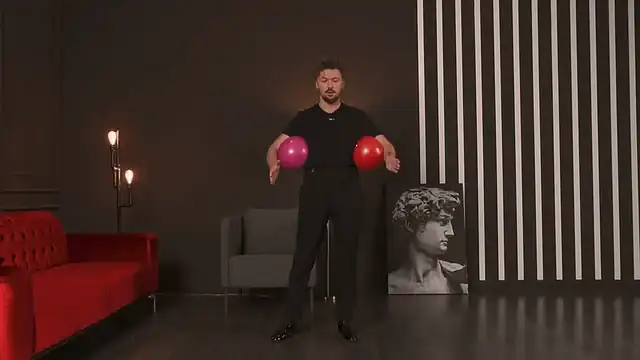
#> input picture assets-originals/site/catalog/gifs/posture/block1/01.webp, 640 x 360 px; its folder holds only this picture in this run
$ python encode-lesson-clips.py
#> lines starting #> are read from the running program, lines starting #| are printed output that depends on the picture
"""Encode lesson preview clips for the product/account programme stages.

Sources are the animated WebPs under ``assets-originals`` (not served). Each one
produces three files that share a base path under ``public``:

    <base>.webm       AV1, first choice
    <base>.mp4        H.264, fallback for browsers without AV1
    <base>-still.webp poster, painted before the video decodes

``src/lib/catalog/lesson-clip.ts`` derives all three from the single clip url the
catalog stores, so the three must keep their shared base name.

Needs Pillow and an ffmpeg built with libsvtav1 and libx264.
"""

from __future__ import annotations

import math
import pathlib
import shutil
import struct
import subprocess
import tempfile

from PIL import Image

ROOT = pathlib.Path(__file__).resolve().parents[1]
SRC_DIR = ROOT / "assets-originals/site/catalog/gifs"
OUT_DIR = ROOT / "public/assets/site/catalog/gifs"

WIDTH = 640
# Webp sources were already encoded lossily, so their artefacts cost the video
# encoders bits without carrying detail. A light denoise buys roughly 10%.
DENOISE = "hqdn3d=2:1.5:3:3"
AV1_CRF = 38
H264_CRF = 27
POSTER_QUALITY = 80
MAX_FPS = 30
# Clips loop from the top and are never seeked into, so one keyframe is enough.
GOP = 600


def frame_durations(path: pathlib.Path) -> list[int]:
    """Per-frame durations in ms, read from the WebP ANMF chunks.

    Pillow does not surface them for animated WebP, and guessing a frame rate
    would silently change playback speed.
    """
    data = path.read_bytes()
    if data[:4] != b"RIFF" or data[8:12] != b"WEBP":
        raise SystemExit(f"{path}: not a WebP file")
    durations: list[int] = []
    offset = 12
    while offset + 8 <= len(data):
        fourcc = data[offset : offset + 4]
        size = struct.unpack("<I", data[offset + 4 : offset + 8])[0]
        if fourcc == b"ANMF":
            raw = data[offset + 20 : offset + 23]
            durations.append(raw[0] | raw[1] << 8 | raw[2] << 16)
        offset += 8 + size + (size & 1)
    return durations


def resize(frame: Image.Image) -> Image.Image:
    rgb = frame.convert("RGB")
    width, height = rgb.size
    if width <= WIDTH:
        return rgb
    scaled = max(2, round(height * (WIDTH / width)))
    if scaled % 2:
        scaled += 1
    return rgb.resize((WIDTH, scaled), Image.Resampling.LANCZOS)


def explode(
    path: pathlib.Path, work: pathlib.Path
) -> tuple[pathlib.Path, int, Image.Image, int]:
    """Write every frame as PNG plus a concat list carrying the real timings."""
    src = Image.open(path)
#> src is the input picture: PIL image 640x360 RGBA; mean R, G, B, A 64.2, 47.2, 41.1, 255
    count = getattr(src, "n_frames", 1)
#> count = 73
    durations = frame_durations(path)
    if len(durations) != count:
        # A still WebP has no ANMF chunks; anything else means a malformed file.
        if count == 1 and not durations:
            durations = [0]
        else:
            raise SystemExit(
                f"{path}: {count} frames but {len(durations)} frame durations",
            )

    first: Image.Image | None = None
    lines: list[str] = []
    for index in range(count):
        src.seek(index)
        frame = resize(src)
        if first is None:
            first = frame.copy()
        name = f"{index:05d}.png"
        frame.save(work / name)
        lines.append(f"file '{name}'")
        lines.append(f"duration {max(durations[index], 10) / 1000:.3f}")
#> this loop made 73 passes
#> pass 3, in resize (call 3), `rgb = frame.convert("RGB")`:
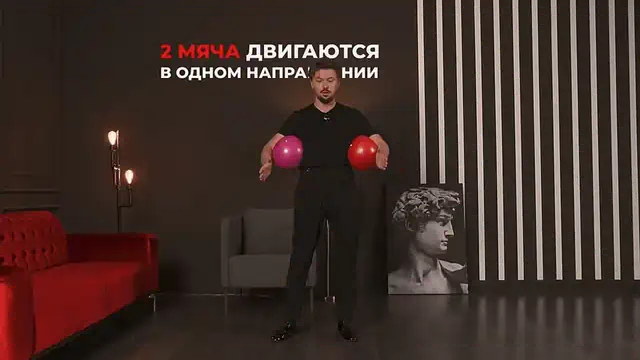
#> rgb: PIL image 640x360 RGB; mean R, G, B 66.2, 48.9, 42.8
#> after the loop:
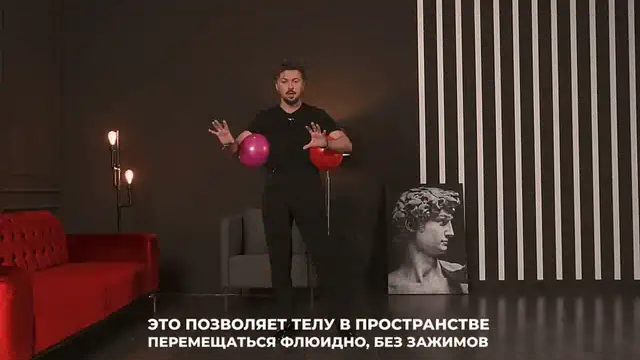
#> frame: PIL image 640x360 RGB; mean R, G, B 67.6, 50.8, 44.5
#> after the loop, lines = 146 items, first 6: "file '00000.png'", 'duration 0.100', "file '00001.png'", 'duration 0.100', "file '00002.png'", 'duration 0.100'
    # The concat demuxer drops the final entry's duration unless the last image
    # is repeated, which would otherwise clip the last frame off every loop.
    lines.append(f"file '{count - 1:05d}.png'")
    src.close()
    if first is None:
        raise SystemExit(f"{path}: no frames")

    listing = work / "frames.txt"
    listing.write_text("\n".join(lines) + "\n", encoding="utf-8")
    # Resample to a constant rate the video codecs can key off. The shortest
    # frame sets the floor, so every source frame survives the resample; a rate
    # above the cap would start dropping them, which must not pass silently.
    # Rounding down would put the output interval above the shortest frame and
    # let the resampler drop it, so round up: duplicated frames cost almost
    # nothing to inter-frame coding, missing ones cannot be recovered.
    native = 1000 / max(min(durations), 10)
    if native > MAX_FPS:
        raise SystemExit(
            f"{path}: needs {native:.0f}fps to keep every frame, above the "
            f"{MAX_FPS}fps cap — raise MAX_FPS or thin the source",
        )
    fps = max(1, math.ceil(native))
    return listing, fps, first, count


def run(args: list[str]) -> None:
    result = subprocess.run(args, capture_output=True, text=True)
    if result.returncode != 0:
        tail = "\n".join(result.stderr.strip().splitlines()[-6:])
        raise SystemExit(f"ffmpeg failed ({result.returncode}):\n{tail}")


def count_frames(path: pathlib.Path) -> int:
    result = subprocess.run(
        [
            "ffprobe", "-v", "error", "-select_streams", "v:0",
            "-count_frames", "-show_entries", "stream=nb_read_frames",
            "-of", "csv=p=0", str(path),
        ],
        capture_output=True,
        text=True,
    )
    if result.returncode != 0:
        raise SystemExit(f"ffprobe failed on {path}:\n{result.stderr.strip()}")
    return int(result.stdout.strip().strip(","))


def verify(out: pathlib.Path, source_frames: int) -> None:
    """Resampling to a constant rate may duplicate frames but must never lose
    one, and no argument about rounding is worth as much as counting them."""
    written = count_frames(out)
    if written < source_frames:
        raise SystemExit(
            f"{out}: {written} frames encoded from {source_frames} source "
            "frames — the resample dropped motion",
        )


def encode(path: pathlib.Path) -> None:
    target = OUT_DIR / path.relative_to(SRC_DIR)
    target.parent.mkdir(parents=True, exist_ok=True)
    base = target.with_suffix("")
    work = pathlib.Path(tempfile.mkdtemp(prefix="lesson-clip-"))
    try:
        listing, fps, first, frames = explode(path, work)
#> fps = 10; frames = 73
        source = [
            "ffmpeg", "-v", "error", "-y",
            "-f", "concat", "-safe", "0", "-i", str(listing),
            "-vf", f"{DENOISE},fps={fps},format=yuv420p",
            "-fps_mode", "cfr", "-an",
        ]
#> source = 15 items, first 6: 'ffmpeg', '-v', 'error', '-y', '-f', 'concat'
        run(source + [
            "-c:v", "libsvtav1", "-preset", "4", "-crf", str(AV1_CRF),
            "-g", str(GOP), str(base.with_suffix(".webm")),
        ])
#> (the call stopped at in run, `result = subprocess.run(args, capture_output=True, text=True)`: subprocess is not available in this run)
        run(source + [
            "-c:v", "libx264", "-profile:v", "main", "-preset", "veryslow",
            "-crf", str(H264_CRF), "-g", str(GOP), "-bf", "3",
            "-movflags", "+faststart", str(base.with_suffix(".mp4")),
        ])
#> (the call stopped at in run, `result = subprocess.run(args, capture_output=True, text=True)`: subprocess is not available in this run)
        verify(base.with_suffix(".webm"), frames)
#> (the call stopped at in count_frames, `result = subprocess.run( [ "ffprobe", "-v", "error", "-select_streams"..`: subprocess is not available in this run)
        verify(base.with_suffix(".mp4"), frames)
#> (the call stopped at in count_frames, `result = subprocess.run( [ "ffprobe", "-v", "error", "-select_streams"..`: subprocess is not available in this run)
        first.save(
            base.with_name(f"{base.name}-still.webp"),
            format="WEBP",
            quality=POSTER_QUALITY,
            method=6,
        )
    finally:
        shutil.rmtree(work, ignore_errors=True)

    def kb(suffix: str) -> str:
#> (the run stopped early here; a loop or call above may not have finished)

$ run again, on assets-originals/site/catalog/gifs/posture/block2/01.webp
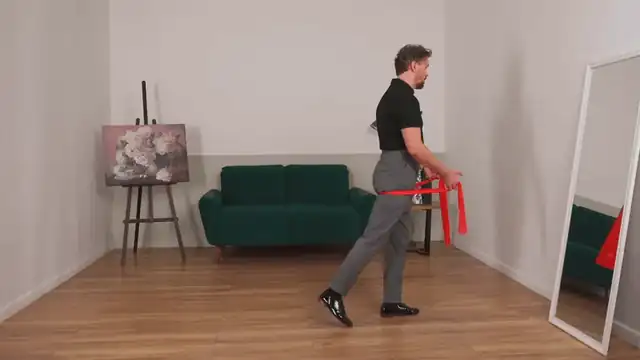
#> input picture assets-originals/site/catalog/gifs/posture/block2/01.webp, 640 x 360 px
#> in explode, src is the input picture: PIL image 640x360 RGBA; mean R, G, B, A 148.5, 130, 120.4, 255
#> count = 73
#> the loop in explode, `for index in range(count):` made 73 passes
#> pass 3, in resize (call 3), `rgb = frame.convert("RGB")`:
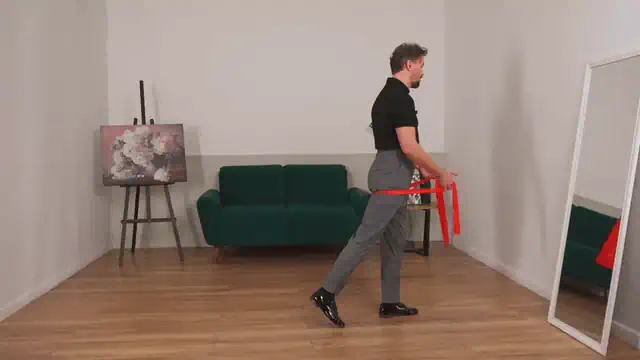
#> rgb: PIL image 640x360 RGB; mean R, G, B 148.5, 130, 120.5
#> after the loop in explode, `for index in range(count):`:
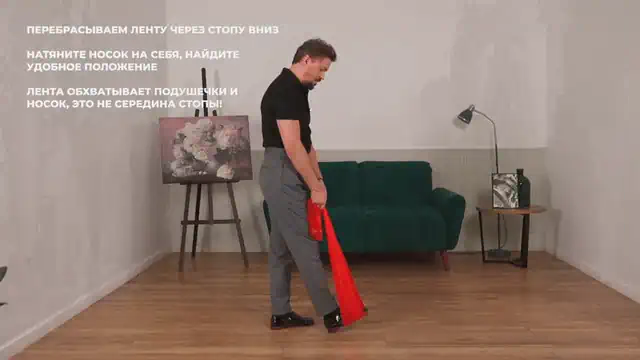
#> frame: PIL image 640x360 RGB; mean R, G, B 146.6, 127.6, 118.3
#> after the loop in explode, `for index in range(count):`: lines = 146 items, first 6: "file '00000.png'", 'duration 0.083', "file '00001.png'", 'duration 0.084', "file '00002.png'", 'duration 0.083'
#> fps = 13; frames = 73
#> source = 15 items, first 6: 'ffmpeg', '-v', 'error', '-y', '-f', 'concat'

$ run again, on assets-originals/site/catalog/gifs/posture/block1/02.webp
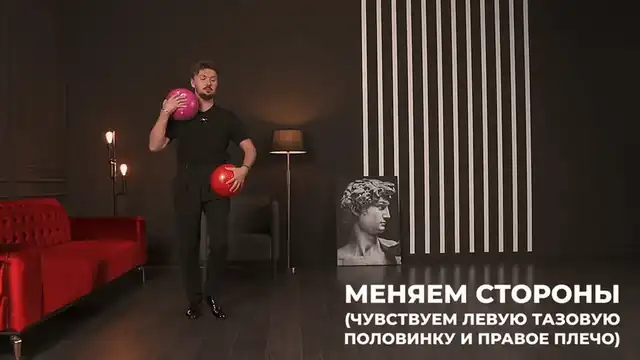
#> input picture assets-originals/site/catalog/gifs/posture/block1/02.webp, 640 x 360 px
#> in explode, src is the input picture: PIL image 640x360 RGBA; mean R, G, B, A 65.4, 50.2, 44.1, 255
#> count = 70
#> after the loop in explode, `for index in range(count):`:
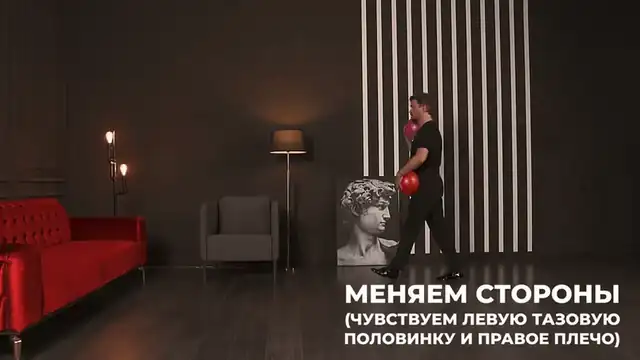
#> frame: PIL image 640x360 RGB; mean R, G, B 63.3, 48.3, 42.3
#> after the loop in explode, `for index in range(count):`: lines = 140 items, first 6: "file '00000.png'", 'duration 0.083', "file '00001.png'", 'duration 0.084', "file '00002.png'", 'duration 0.083'
#> fps = 13; frames = 70
#> source = 15 items, first 6: 'ffmpeg', '-v', 'error', '-y', '-f', 'concat'

$ run again, on assets-originals/site/catalog/gifs/posture/block1/03-1.webp
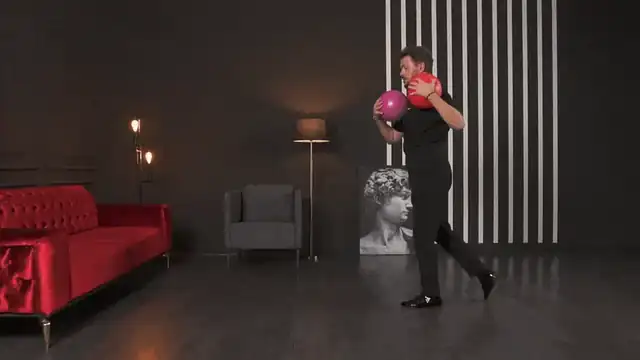
#> input picture assets-originals/site/catalog/gifs/posture/block1/03-1.webp, 640 x 360 px
#> in explode, src is the input picture: PIL image 640x360 RGBA; mean R, G, B, A 60.4, 46.9, 44.5, 255
#> count = 85
#> the loop in explode, `for index in range(count):` made 85 passes
#> pass 3, in resize (call 3), `rgb = frame.convert("RGB")`:
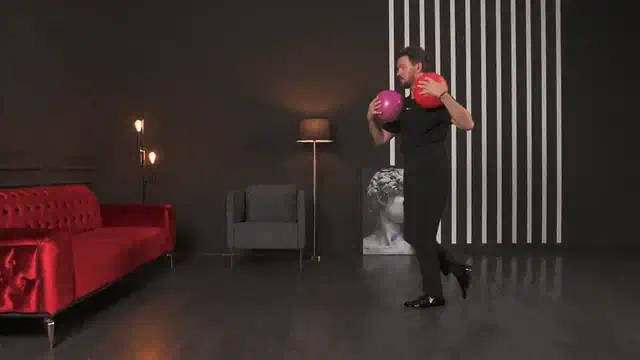
#> rgb: PIL image 640x360 RGB; mean R, G, B 60.6, 46.8, 44.3
#> after the loop in explode, `for index in range(count):`:
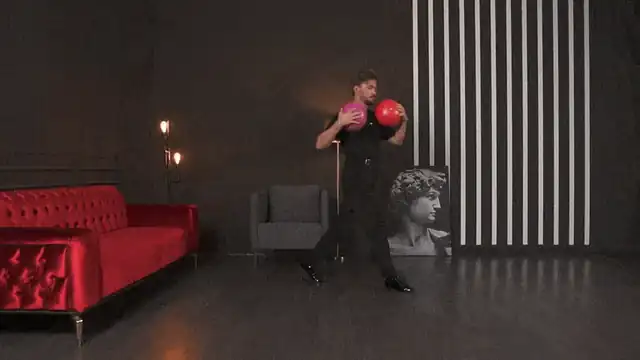
#> frame: PIL image 640x360 RGB; mean R, G, B 64, 49.2, 46.8
#> after the loop in explode, `for index in range(count):`: lines = 170 items, first 6: "file '00000.png'", 'duration 0.073', "file '00001.png'", 'duration 0.073', "file '00002.png'", 'duration 0.074'
#> fps = 14; frames = 85
#> source = 15 items, first 6: 'ffmpeg', '-v', 'error', '-y', '-f', 'concat'
